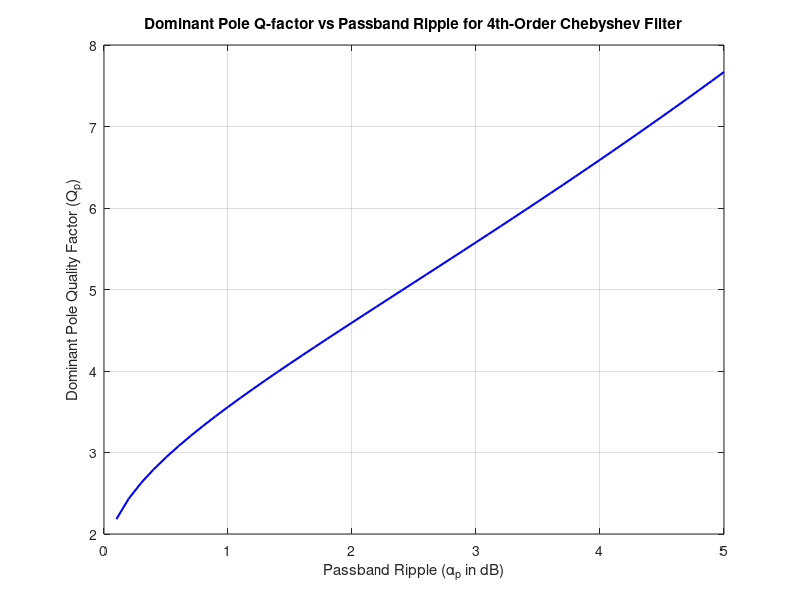

MATLAB code for this plot:
clear; close all; clc;

% Define filter specifications
N = 4;                          % Filter order (4th order)
Wp = 1;                         % Normalized cutoff frequency (1 rad/s)
alpha_p_values = 0.1:0.1:5;     % Range of passband ripple in dB

% Initialize array to store Qp values
Qp_values = zeros(size(alpha_p_values));

for i = 1:length(alpha_p_values)
    % Define passband ripple for this iteration
    Rp = alpha_p_values(i);
    
    % Design the Chebyshev Type I filter and get poles
    [z, p, k] = cheby1(N, Rp, Wp, 'low', 's');
    
    % Calculate the quality factor Q for each pole
    Q_values = abs(p) ./ (2 * abs(real(p)));
    
    % Find the dominant pole (pole with highest Q)
    Qp_values(i) = max(Q_values);
end

% Plot Qp as a function of alpha_p
figure;
plot(alpha_p_values, Qp_values, 'b-', 'LineWidth', 1.5);
xlabel('Passband Ripple (\alpha_p in dB)');
ylabel('Dominant Pole Quality Factor (Q_p)');
title('Dominant Pole Q-factor vs Passband Ripple for 4th-Order Chebyshev Filter');
grid on;
